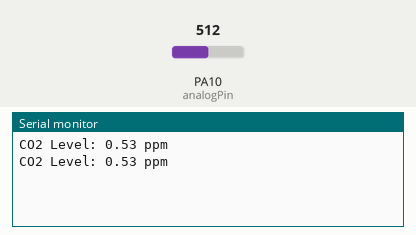
Simulated run of this sketch. Board: STM32 Black Pill. On the bench: the last lines printed to the serial monitor. The test bench sets the inputs (shaded band); at power-on: PA10 (analogPin) = 512.

Above: at 1.8 s.
1.9 s: PA10 (analogPin) set to 716
At 2.8 s:
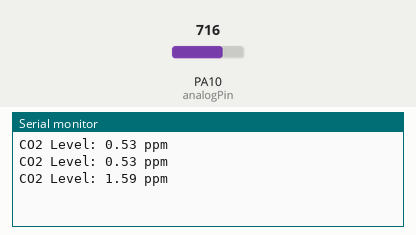
3.4 s: PA10 (analogPin) set to 900
At 4.8 s:
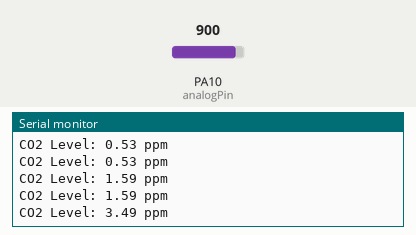
Timing chart, 0 to 6.4 s (numbered marks = the images above; inputs shaded):
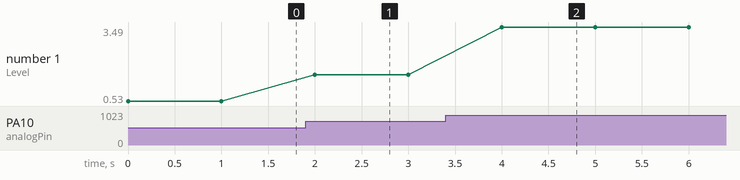

The sketch:

STM_final.ino
```cpp
// Pin configuration for Black Pill STM32F401CCU
const int analogPin = PA10;  // Analog pin where MQ135 AO is connected
const int baudRate = 9600;  // Baud rate for Serial communication

// Constants for MQ135 calculations
const float R0 = 10.0;  // Base resistance of MQ135 in clean air (adjust according to your sensor calibration)
const float VOLTAGE_REF = 5.0;  // The operating voltage of the MQ135 sensor

// Function to convert analog value to sensor resistance (RS)
float MQ135_GetResistance(int analogValue) {
    float voltage = (analogValue * VOLTAGE_REF) / 4095.0;  // Convert ADC value to voltage (12-bit ADC)
    float RS = ((VOLTAGE_REF - voltage) / voltage) * R0;   // Calculate sensor resistance (RS)
    return RS;
}

// Function to calculate CO2 concentration in ppm based on RS
float MQ135_GetCO2(float RS) {
    // Use the equation based on the sensor's datasheet sensitivity curve for CO2
    // Formula for CO2 ppm (this is an approximation, further calibration may be needed):
    // CO2 ppm = 116.6020682 * (RS / R0)^-2.769034857
    float ratio = RS / R0;
    float CO2_ppm = 116.6020682 * pow(ratio, -2.769034857);  // Based on the MQ135 CO2 sensitivity curve
    return CO2_ppm;
}

void setup() {
    // Initialize serial communication at the desired baud rate
    Serial.begin(baudRate);

    // Set analog pin mode (optional, not needed in Arduino-style code)
    pinMode(analogPin, INPUT);
}

void loop() {
    // Read analog value from MQ135 sensor
    int analogValue = analogRead(analogPin);

    // Calculate sensor resistance (RS) based on analog value
    float RS = MQ135_GetResistance(analogValue);

    // Calculate CO2 concentration in ppm
    float CO2_level = MQ135_GetCO2(RS);

    // Print CO2 level to the serial monitor in real-time
    Serial.print("CO2 Level: ");
    Serial.print(CO2_level);
    Serial.println(" ppm");

    // Small delay to simulate real-time but not overwhelm serial monitor
    delay(1000);  // 1-second delay for real-time updates
}
```

Measured:
- after the input at 1.9 s, the serial monitor: prints a new line after 0.10 s (image 1)
- after the input at 3.4 s, the serial monitor: prints a new line after 0.60 s (image 2)
- plotted number 1: 0.53 → 1.59 after the input at 1.9 s, 1.59 → 3.49 after the input at 3.4 s
